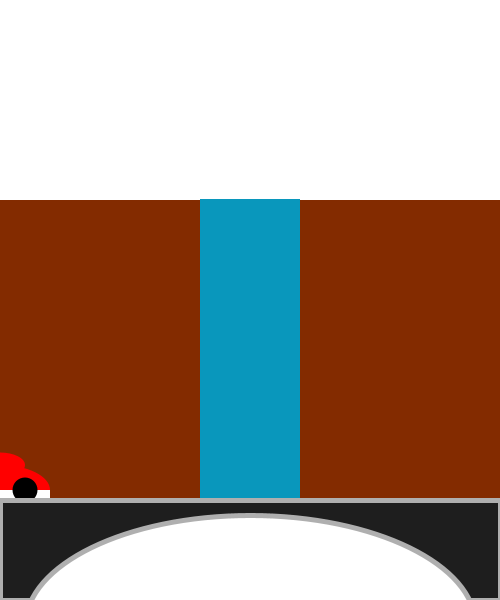
Frame 1 (no input)
Frame 60 (the mouse pressed at the canvas centre just before this capture): identical to frame 1, image omitted
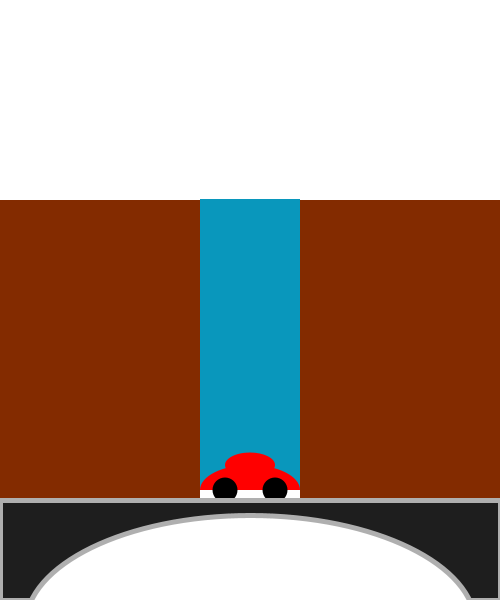
Frame 120 (the mouse held since frame 60 and released just before this capture)

The Processing sketch that drew these frames (run headless with seeded random() and noise(); from frame 60 on, the mouse is pressed at the canvas centre):

// Processing sketch: processing_99164
// ── processing_99164.pde

float carWidth;
float carHeight = 50;
float wheelSize;
 
void setup()
{
  size(500, 600);
  background(255, 255, 255);
  smooth();
   
  carWidth = carHeight * 2;
  wheelSize = carHeight / 2;
}
 
void draw()
{
  background(255, 255, 255);
 
  noStroke();
  fill(255, 0, 0);
  
  
  // earth 
  fill(131,43,0);
  rect(0,200,200,500);

  //earth two
  fill(131,43,0);
  rect(300,200,200,500);
  
   //draw water
  fill(9,151,188);
  rect(200,199,100,600);
  
   noStroke();
  // Draw car top:
  fill(255,0,0);
  ellipse(mouseX, 490-carHeight/2, carHeight, carHeight/2);
 
  // Draw car body:
  ellipse(mouseX, 490, carWidth, carHeight); 
  fill(255, 255, 255);
  rect(mouseX-carWidth/2, 490, carWidth, carHeight);
 
  // Draw wheels:
  fill(0, 0, 0);
  ellipse(mouseX-carWidth/4, 490, wheelSize, wheelSize);
  ellipse(mouseX+carWidth/4, 490, wheelSize, wheelSize);
 
   // draw road
   stroke(175,175,175);
  strokeWeight(5);
  line(0,500,500,500);
  
     // draw bridge
  fill(30,30,30);
  rect(0,500,width,100);
  
  
  //draw bridge circle
  fill(255,255,255);
  ellipse(250,625,450,220);
  
  
}
